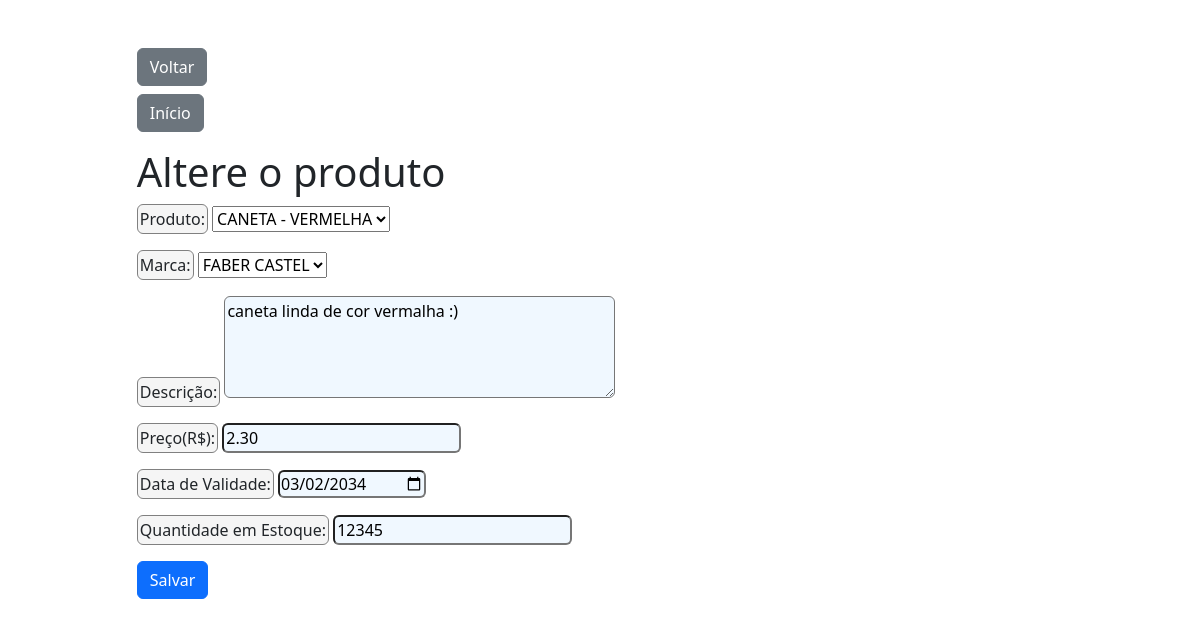
The page /update_product/7/ on the database its author committed.
### app/models.py (models this page shows, shortened)
class Nome(models.Model):
    nome = models.CharField(max_length=100, unique=True)
    def __str__(self):
        return self.nome

class Marca(models.Model):
    marca = models.CharField(max_length=100, unique=True)
    def __str__(self):
        return self.marca

class Produto(models.Model):
    nome = models.ForeignKey(Nome, on_delete=models.SET_NULL, blank=True, null=True)
    marca = models.ForeignKey(Marca, on_delete=models.SET_NULL, blank=True, null=True)
    descricao = models.TextField()
    preco = models.DecimalField(max_digits=10, decimal_places=2) # Campo para o preço
    validade = models.DateField(null=True, blank=True)
    quantidade = models.IntegerField()

### app/views.py (the view)
# urls.py: path('update_product/<int:id>/', views.update_product, name='update_product'),
def update_product(request, id):
    produto = get_object_or_404(Produto, id=id)
    if request.method == 'POST':
        form = ProdutoForm(request.POST, instance=produto)  # Agora está correto!
        if form.is_valid():
            form.save()
            return redirect('select_product')
    else:
        form = ProdutoForm(instance=produto) # Use o instance para carregar os dados do model no form
    context = {
        "form": form,
        'produto': produto,
    }
    return render(request, 'update_product.html', context)

### app/forms.py
class ProdutoForm(forms.ModelForm):
    class Meta:
        model = Produto
        fields = ['nome', 'marca', 'descricao', 'preco','validade', 'quantidade']
        widgets = {
            'descricao': forms.Textarea(attrs={'rows': 4}),
            'preco': forms.NumberInput(attrs={'step': '0.01'}),
            'validade': forms.DateInput(attrs={'type': 'date'}),
            'quantidade': forms.NumberInput()
        }
        labels = {
            'nome':'Produto:',
            'descricao': 'Descrição:',
            'preco': 'Preço(R$):',
            'validade': 'Data de Validade:',
            'quantidade': 'Quantidade em Estoque:'
        }

### app/templates/update_product.html (shortened to what this page needs)
{% extends 'base.html' %}
{% block content %}
<div class="container mt-5">
    <a href="{% url 'select_product' %}" class="btn btn-secondary mb-2">Voltar</a>
    <br>
    <a href="{% url 'index' %}" class="btn btn-secondary mb-3">Início</a>
    <h1>Altere o produto</h1>
    <form method="post">
        {{ form.as_p }}
        <button type="submit" class="btn btn-primary">Salvar</button>
    </form>
</div>
{% endblock %}

### static/css/style_base.css (style rules this page uses)
.container { max-width: 90% !important; }
label { cursor: pointer; background-color: whitesmoke; border: 1px solid gray; border-radius: 6px ; padding: 2px; }
input, textarea { border-radius: 6px ; background-color: aliceblue; }

### rows shown on the page
Nome: nome "CANETA - VERMELHA"
Marca: marca "FABER CASTEL"
Produto: descricao "caneta linda de cor vermalha :)", preco "2.30", validade "03/02/2034", quantidade "12345"
